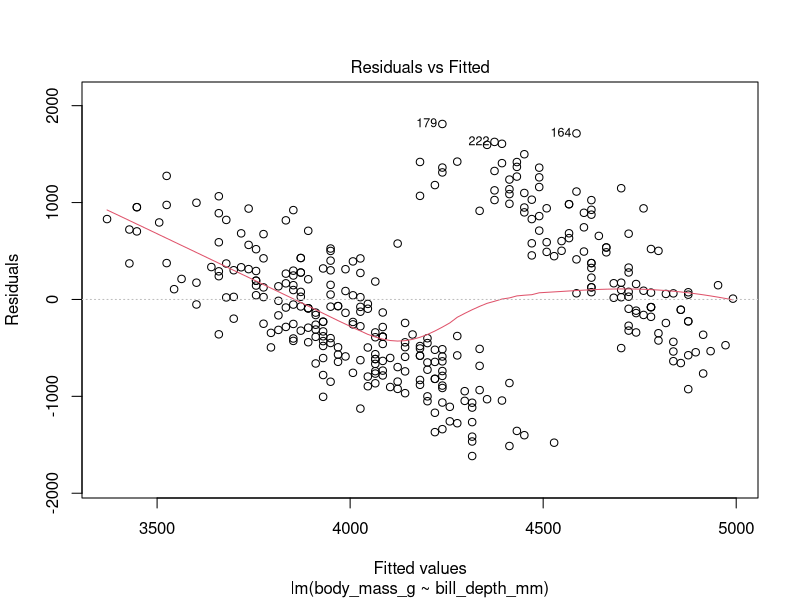
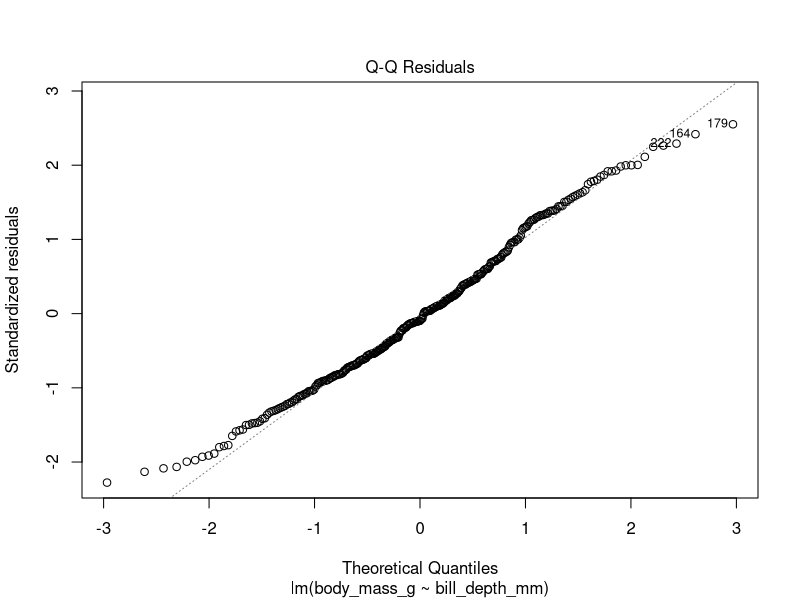
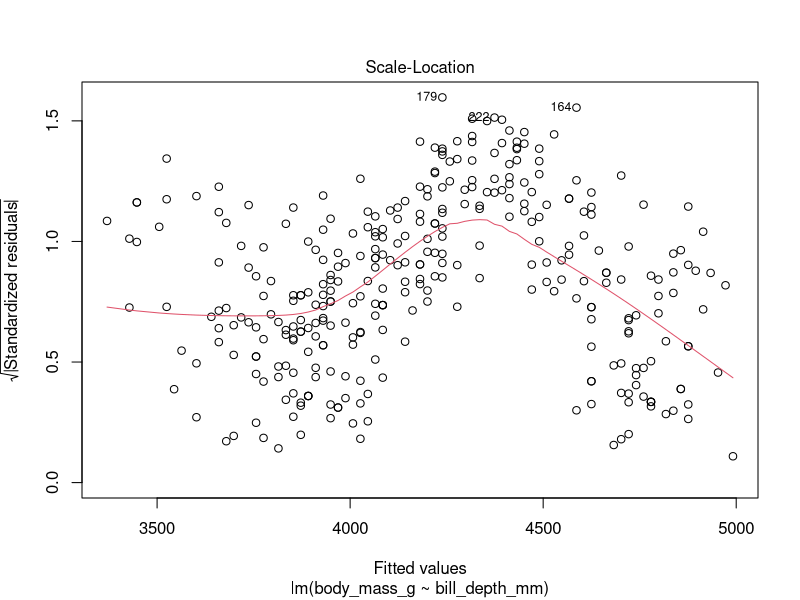
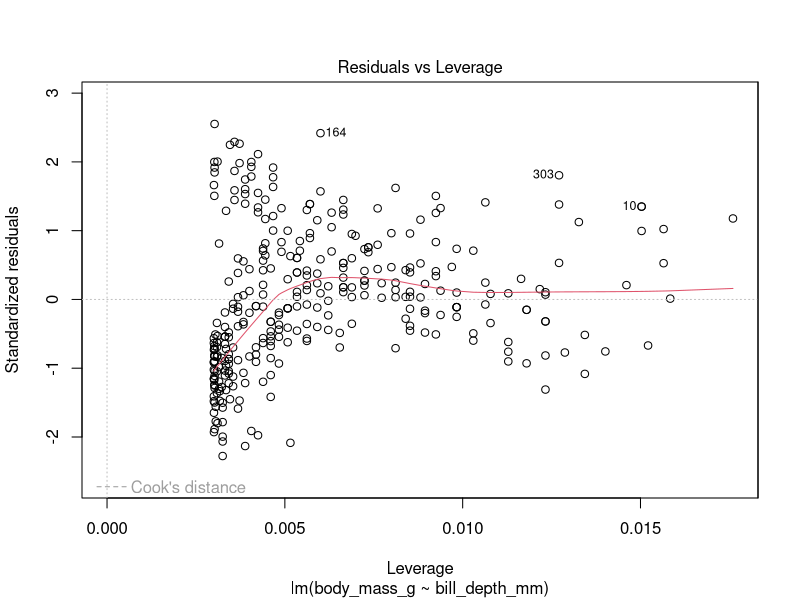
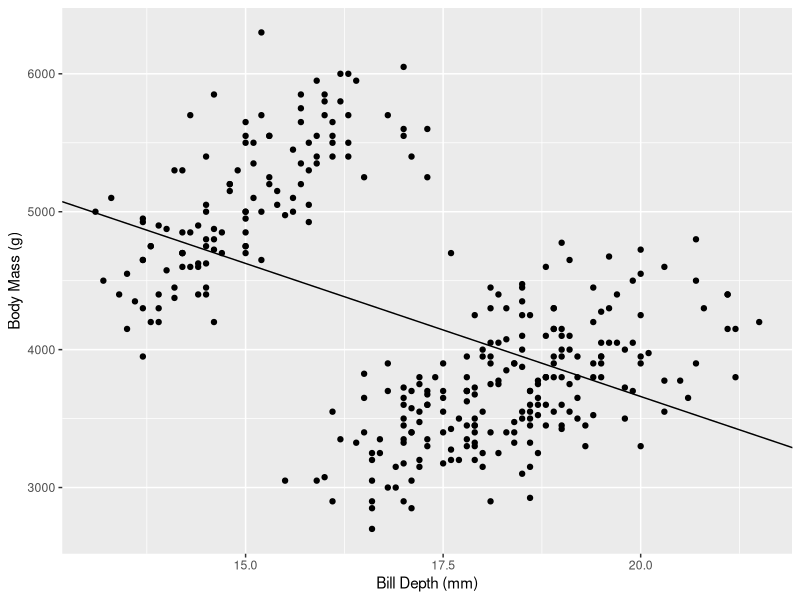
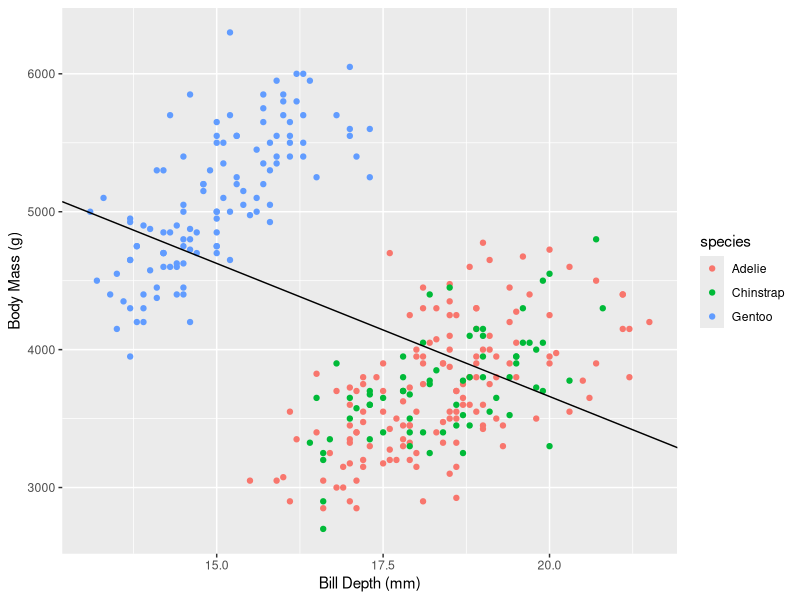
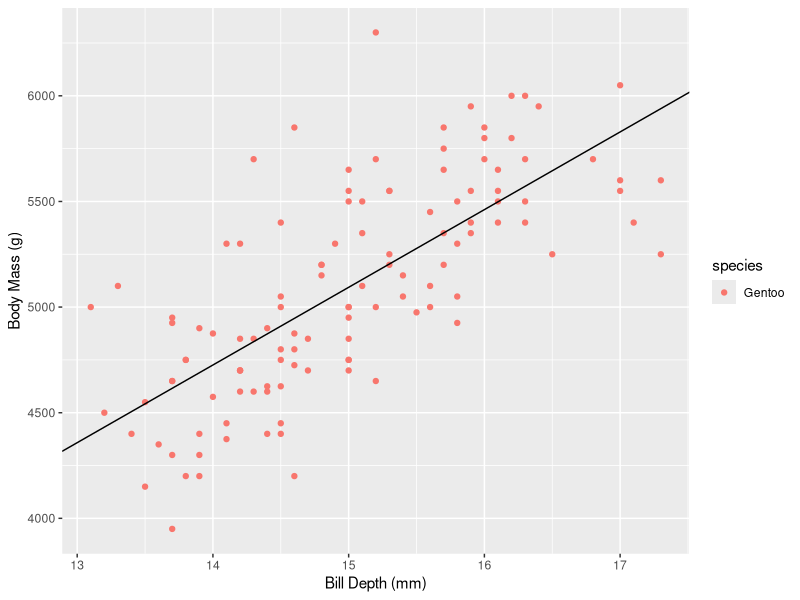
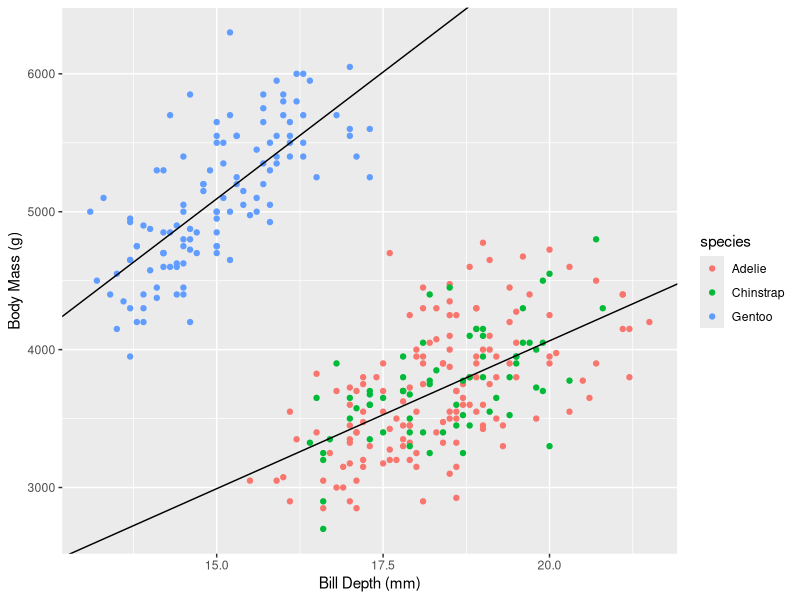

The R script that drew these images, in order:
## ---- chunk 1
knitr::opts_chunk$set(echo = TRUE)

## ---- chunk 2
library(tidyverse)
library(magrittr)
library(palmerpenguins)
## ---- chunk 3
penguins %<>% drop_na
penguins %>% head
mod = lm(body_mass_g ~ bill_depth_mm, data=penguins)
mod %>% summary
## ---- chunk 4
mod %>% plot
## ---- chunk 5
plt = ggplot(penguins, aes(x=bill_depth_mm, y=body_mass_g)) +
  geom_point()+ labs(x='Bill Depth (mm)', y='Body Mass (g)') +
  geom_abline(intercept=mod$coefficients[1], slope=mod$coefficients[2])
plt
## ---- chunk 6
plt = ggplot(penguins, aes(x=bill_depth_mm, y=body_mass_g,color=species)) +
  geom_point()+ labs(x='Bill Depth (mm)', y='Body Mass (g)') +
  geom_abline(intercept=mod$coefficients[1], slope=mod$coefficients[2])
plt
## ---- chunk 7
gentoo = penguins %>% filter(species=='Gentoo')
mod.gentoo = lm(body_mass_g ~ bill_depth_mm, dat=gentoo)

plt = ggplot(gentoo, aes(x=bill_depth_mm, y=body_mass_g,color=species)) +
  geom_point()+ labs(x='Bill Depth (mm)', y='Body Mass (g)') +
  geom_abline(intercept=mod.gentoo$coefficients[1], slope=mod.gentoo$coefficients[2])
plt
## ---- chunk 8
gentoo = penguins %>% filter(species=='Gentoo')
not.gentoo = penguins %>% filter(species!='Gentoo')

mod.gentoo = lm(body_mass_g ~ bill_depth_mm, dat=gentoo)
mod.not.gentoo = lm(body_mass_g ~ bill_depth_mm, dat=not.gentoo)

plt = ggplot(penguins, aes(x=bill_depth_mm, y=body_mass_g,color=species)) +
  geom_point()+ labs(x='Bill Depth (mm)', y='Body Mass (g)') +
  geom_abline(intercept=mod.gentoo$coefficients[1], slope=mod.gentoo$coefficients[2]) + 
  geom_abline(intercept=mod.not.gentoo$coefficients[1], slope=mod.not.gentoo$coefficients[2])
plt
## ---- chunk 9
penguins %<>% mutate(is_gentoo=(species=='Gentoo'))
mod.dummy = lm(body_mass_g ~ is_gentoo + bill_depth_mm, data=penguins)

mod.dummy %>% summary

plt.df = penguins %>% select(bill_depth_mm,body_mass_g,species) %>% cbind(fit=predict(mod.dummy))
plt = ggplot(plt.df, aes(x=bill_depth_mm,color=species)) +
  geom_point(aes(y=body_mass_g)) +
  geom_line(aes(y=fit, group=species),color='black') +
  geom_abline(intercept=mod$coefficients[1], slope=mod$coefficients[2],color='red') +
  labs(x='Bill Depth (mm)', y='Body Mass (g)')

plt
## ---- chunk 10
species.dummy = function(species){
  sapply(species, function(s){
    if (s=='Adelie'){0}
    else if (s=='Gentoo'){1}
    else if (s=='Chinstrap'){2}
    else { stop("That's not a penguin species, fool")}
  })
}

penguins %<>% mutate(species.dummy = species.dummy(species))
mod.dummy = lm(body_mass_g ~ species.dummy + bill_depth_mm, data=penguins)

plt.df = penguins %>% select(bill_depth_mm,body_mass_g,species) %>% cbind(fit=predict(mod.dummy))
plt = ggplot(plt.df, aes(x=bill_depth_mm,color=species)) +
  geom_point(aes(y=body_mass_g)) +
  geom_line(aes(y=fit, group=species),color='black') +
  geom_abline(intercept=mod$coefficients[1], slope=mod$coefficients[2],color='red') + 
  labs(x='Bill Depth (mm)', y='Body Mass (g)')

plt
## ---- chunk 11
mod.onehot = lm(body_mass_g ~ bill_depth_mm + species, data=penguins)
mod.onehot %>% summary

plt.df = penguins %>% select(bill_depth_mm,body_mass_g,species) %>% cbind(fit=predict(mod.onehot))
plt = ggplot(plt.df, aes(x=bill_depth_mm,color=species)) +
  geom_point(aes(y=body_mass_g)) +
  geom_line(aes(y=fit, group=species),color='black') +
  geom_abline(intercept=mod$coefficients[1], slope=mod$coefficients[2],color='red') +
  labs(x='Bill Depth (mm)', y='Body Mass (g)')

plt
## ---- chunk 12
gentoo = penguins %>% filter(species=='Gentoo')
not.gentoo = penguins %>% filter(species!='Gentoo')

mod.gentoo = lm(body_mass_g ~ bill_depth_mm, dat=gentoo)
mod.not.gentoo = lm(body_mass_g ~ bill_depth_mm, dat=not.gentoo)

plt = ggplot(penguins, aes(x=bill_depth_mm, y=body_mass_g,color=species)) +
  geom_point()+ labs(x='Bill Depth (mm)', y='Body Mass (g)') +
  geom_abline(intercept=mod.gentoo$coefficients[1], slope=mod.gentoo$coefficients[2]) + 
  geom_abline(intercept=mod.not.gentoo$coefficients[1], slope=mod.not.gentoo$coefficients[2])
plt
## ---- chunk 13
confint(mod.gentoo)
confint(mod.not.gentoo)
## ---- chunk 14
# R will see our interaction term and automatically apply the dummy variable to the intercept, as well as 
mod.interaction = lm(body_mass_g ~ bill_depth_mm*is_gentoo, data=penguins)

mod.interaction %>% summary

plt.df = penguins %>% select(bill_depth_mm,body_mass_g,species) %>% cbind(fit=predict(mod.interaction))
plt = ggplot(plt.df, aes(x=bill_depth_mm,color=species)) +
  geom_point(aes(y=body_mass_g)) +
  geom_line(aes(y=fit, group=species),color='black') +
  geom_abline(intercept=mod$coefficients[1], slope=mod$coefficients[2],color='red')

plt
## ---- chunk 15
lm(body_mass_g ~ bill_depth_mm*species*sex, data=penguins) %>% summary
## ---- chunk 16
pbinom(1,12,.05,lower.tail=FALSE)
## ---- chunk 17
lm(body_mass_g ~ bill_depth_mm*species + sex, data=penguins) %>% summary
